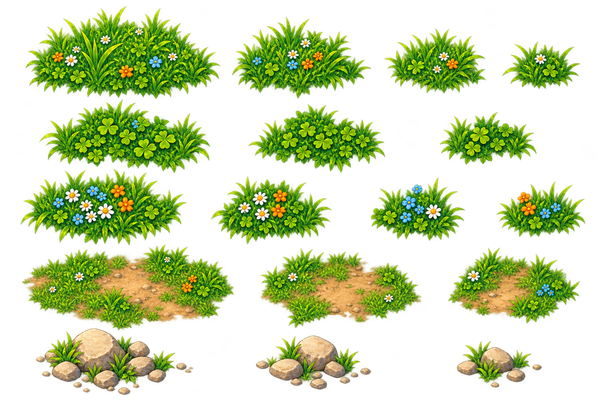
#> input picture design-parts/town-20261028/part2_terrain_props/decal_grass.png, 604 x 403 px, shrunk from 1536 x 1024 before the run, given as the content of the folder sign-parts/town-20261028/part2_terrain_props/decal_grass.png, which was not available
$ python town_tone_20261028.py ../../design-parts/town-20261028/part2_terrain_props/decal_grass.png ../../design-parts/town-20261028/part2_terrain_props/Mistral_Town_24Parts_Review.png
#> lines starting #> are read from the running program, lines starting #| are printed output that depends on the picture; after the words box and inside, x2 and y2 are one past the last pixel; in counts of white or black regions, pixels touching at a corner belong together; pictures that were not available may be replaced by others from this repository, and a replacement may not be noted
"""街の部品（2026-10-28 納品）の色を落ち着かせる。ユーザー承認 2026-10-28（比較画像 town_tone_compare.png の下の版）。
使い方：python3 -I town_tone_20261028.py 入力フォルダ 出力フォルダ
入力フォルダの *.png をすべて同じ名前で出力フォルダへ（Mistral_Town_24Parts_Review.png は除く）。原本は変えない。
あざやかさ：青・水色 ×0.74（明るさも ×0.92）／緑 ×0.80／金 ×0.84／赤 ×0.85／ほか ×0.88。透明度はそのまま。
"""
import sys
from pathlib import Path
import numpy as np
from PIL import Image
import matplotlib.colors as mc

def tone(im: Image.Image) -> Image.Image:
    im = im.convert('RGBA')
#> im is the input picture: PIL image 604x403 RGBA; mean R, G, B, A 52.8, 82.2, 13, 89.8
    a = np.asarray(im).astype(np.float32) / 255
    hsv = mc.rgb_to_hsv(a[..., :3])
#> hsv: shape (403, 604, 3) float32; mean of channels 0, 1, 2 0.12, 0.444, 0.336
    h, s, v = hsv[..., 0], hsv[..., 1], hsv[..., 2]
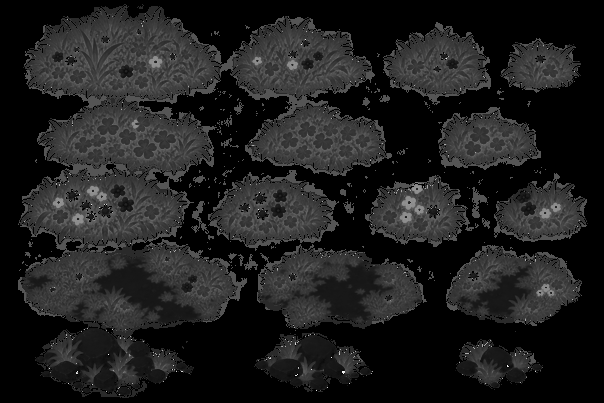
#> h: shape (403, 604) float32; min 0, max 0.99, mean 0.12
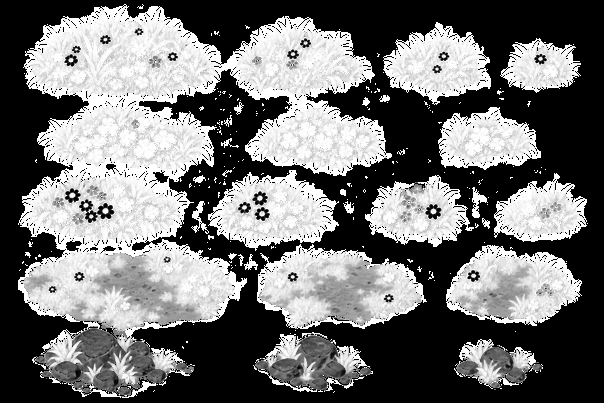
#> s: shape (403, 604) float32; min 0, max 1, mean 0.444
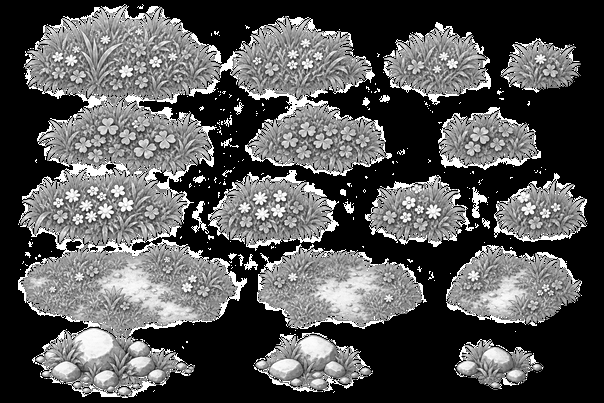
#> v: shape (403, 604) float32; min 0, max 1, mean 0.336
    blue = (h > 0.53) & (h < 0.72)
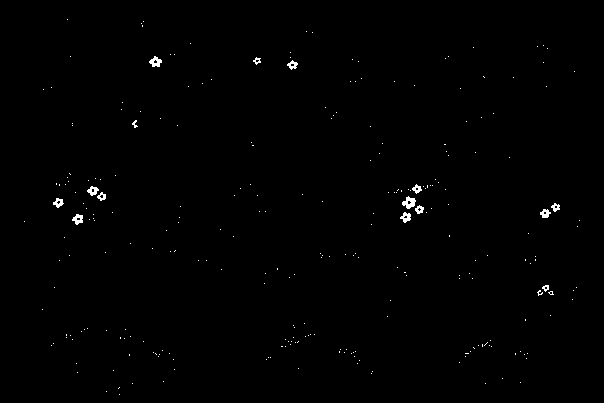
#> blue: shape (403, 604) bool; 0.48% white in thin lines or dots, all inside (x1, y1, x2, y2) = (24, 19, 580, 395)
    green = (h > 0.20) & (h < 0.45)
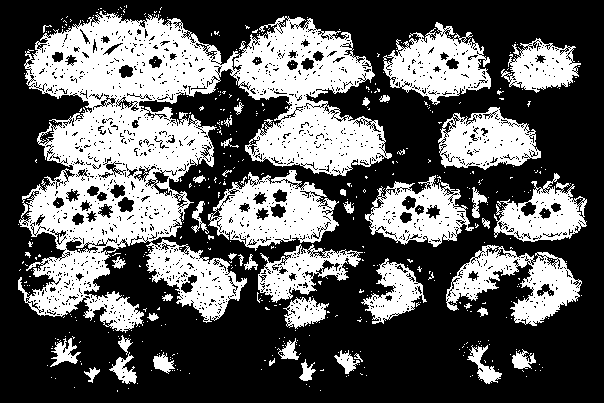
#> green: shape (403, 604) bool; 36.7% white; 494 white regions (447 under 20 px), largest, box (x1, y1, x2, y2) and area: (18, 11, 392, 333) 49998, (208, 170, 339, 251) 5661, (383, 22, 491, 105) 4725
    gold = (h > 0.07) & (h < 0.17) & (s > 0.45)
#> gold: shape (403, 604) bool; 7.7% white; 1491 white regions (1412 under 20 px), largest, box (x1, y1, x2, y2) and area: (93, 239, 209, 340) 3534, (298, 252, 393, 329) 2871, (453, 265, 532, 324) 1748
    red = ((h < 0.05) | (h > 0.95)) & (s > 0.45)
#> red: shape (403, 604) bool; 0.26% white in thin lines or dots, all inside (x1, y1, x2, y2) = (28, 10, 577, 394)
    k = np.full(s.shape, 0.88, np.float32)
    k[blue] = 0.74; k[green] = 0.80; k[gold] = 0.84; k[red] = 0.85
    s *= k
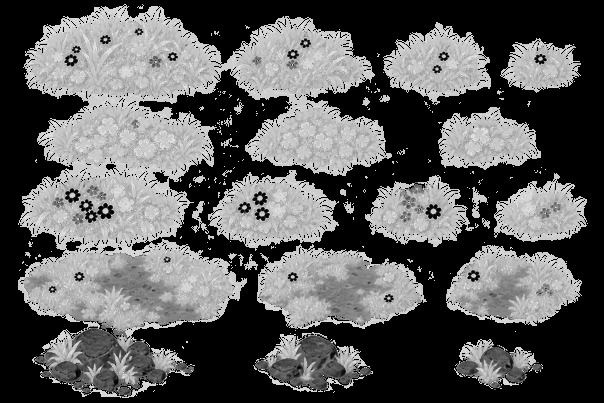
#> s: shape (403, 604) float32; min 0, max 0.88, mean 0.361
    v[blue] *= 0.92
#> v: shape (403, 604) float32; 0.48% of pixels changed, all inside (x1, y1, x2, y2) = (24, 19, 580, 395)
    out = np.concatenate([mc.hsv_to_rgb(np.stack([h, s, v], -1)), a[..., 3:]], -1)
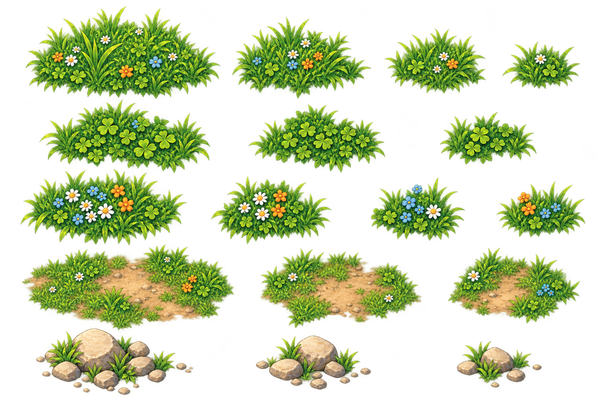
#> out: shape (403, 604, 4) float32; mean R, G, B, A 0.233, 0.324, 0.104, 0.352; transparent parts drawn white
    return Image.fromarray((np.clip(out, 0, 1) * 255 + 0.5).astype('uint8'), 'RGBA')

if __name__ == '__main__':
    src, dst = Path(sys.argv[1]), Path(sys.argv[2])
    dst.mkdir(parents=True, exist_ok=True)
    for p in sorted(src.glob('*.png')):
        if p.name == 'Mistral_Town_24Parts_Review.png':
            continue
        tone(Image.open(p)).save(dst / p.name)
        print(p.name)
